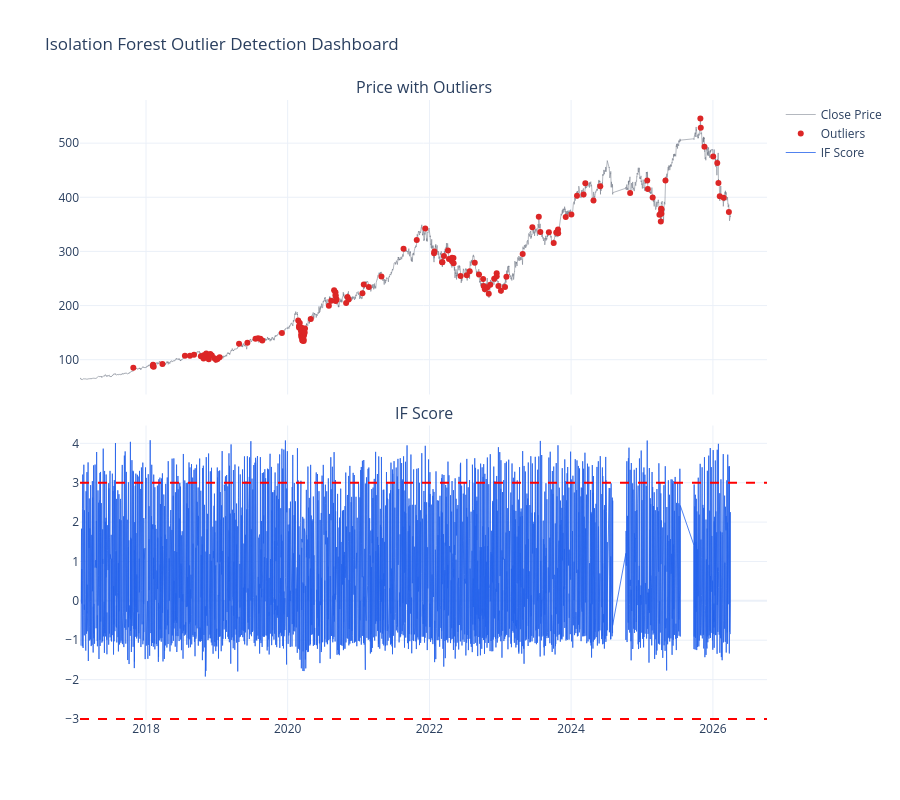

Source (notebook cell):
### Code cell
# Isolation Forest (IF)

if "df_model" not in globals():
    raise ValueError("df_model not found. Run feature-engineering cell first.")

features = FEATURES
part = df_model.copy().sort_values("quote_datetime").reset_index(drop=True)
active_features = [c for c in features if c in part.columns]
window_z = WINDOW_Z
roll_window = ROLL_WINDOW

for col in active_features:
    mu = part[col].rolling(window_z).mean()
    sd = part[col].rolling(window_z).std()
    part[f"{col}_z"] = (part[col] - mu) / (sd + 1e-8)

ml_features = []
for col in active_features:
    zc = f"{col}_z"
    if zc in part.columns:
        ml_features.extend([col, zc])

part = part.dropna(subset=ml_features).reset_index(drop=True)
X = part[ml_features].values
X_scaled = StandardScaler().fit_transform(X)

iforest = IsolationForest(
    n_estimators=N_ESTIMATORS,
    contamination=CONTAMINATION,
    random_state=42,
    n_jobs=-1,
 )
iforest.fit(X_scaled)

part["iforest_flag"] = (iforest.predict(X_scaled) == -1).astype(int)
part["iforest_score"] = -iforest.decision_function(X_scaled)

mu2 = part["iforest_score"].rolling(roll_window).mean()
sd2 = part["iforest_score"].rolling(roll_window).std()
part["if_z20"] = (part["iforest_score"] - mu2) / (sd2 + 1e-8)

flagged = part[part["iforest_flag"] == 1]

fig = make_subplots(
    rows=2, cols=1, shared_xaxes=True, vertical_spacing=0.05,
    subplot_titles=("Price with Outliers", "IF Score")
)

fig.add_trace(
    go.Scatter(
        x=part["quote_datetime"],
        y=part["close"],
        name="Close Price",
        line=dict(color=COLORS["normal"], width=1),
        opacity=0.5,
    ),
    row=1, col=1,
 )

fig.add_trace(
    go.Scatter(
        x=flagged["quote_datetime"],
        y=flagged["close"],
        mode="markers",
        name="Outliers",
        marker=dict(color=COLORS["anomaly"], size=6),
    ),
    row=1, col=1,
 )

fig.add_trace(
    go.Scatter(
        x=part["quote_datetime"],
        y=part["if_z20"],
        name="IF Score",
        line=dict(color=COLORS["price"], width=0.8),
    ),
    row=2, col=1,
 )

fig.add_hline(y=3, line_dash="dash", line_color="red", row=2, col=1)
fig.add_hline(y=-3, line_dash="dash", line_color="red", row=2, col=1)

fig.update_layout(height=800, title_text="Isolation Forest Outlier Detection Dashboard", template="plotly_white", showlegend=True)
fig.show()

print("Isolation Forest anomalies:", int(part["iforest_flag"].sum()))

### Figure 1 — Plotly figure (JSON) as saved in the notebook; plotly's stock layout.template omitted (floating-point values rounded to 4 significant figures; data arrays with more than 128 entries replaced by an {"elided": "..."} marker saying what was removed)
{"data": [{"line": {"color": "#6b7280", "width": 1}, "name": "Close Price", "opacity": 0.5, "type": "scatter", "x": {"elided": "15390 str values"}, "xaxis": "x", "y": {"elided": "15390 float values"}, "yaxis": "y"}, {"marker": {"color": "#dc2626", "size": 6}, "mode": "markers", "name": "Outliers", "type": "scatter", "x": {"elided": "154 str values"}, "xaxis": "x", "y": {"elided": "154 float values"}, "yaxis": "y"}, {"line": {"color": "#2563eb", "width": 0.8}, "name": "IF Score", "type": "scatter", "x": {"elided": "15390 str values"}, "xaxis": "x2", "y": {"elided": "15390 float values"}, "yaxis": "y2"}], "layout": {"annotations": [{"font": {"size": 16}, "showarrow": false, "text": "Price with Outliers", "x": 0.5, "xanchor": "center", "xref": "paper", "y": 1, "yanchor": "bottom", "yref": "paper"}, {"font": {"size": 16}, "showarrow": false, "text": "IF Score", "x": 0.5, "xanchor": "center", "xref": "paper", "y": 0.475, "yanchor": "bottom", "yref": "paper"}], "height": 800, "shapes": [{"line": {"color": "red", "dash": "dash"}, "type": "line", "x0": 0, "x1": 1, "xref": "x2 domain", "y0": 3, "y1": 3, "yref": "y2"}, {"line": {"color": "red", "dash": "dash"}, "type": "line", "x0": 0, "x1": 1, "xref": "x2 domain", "y0": -3, "y1": -3, "yref": "y2"}], "showlegend": true, "title": {"text": "Isolation Forest Outlier Detection Dashboard"}, "xaxis": {"anchor": "y", "domain": [0, 1], "matches": "x2", "showticklabels": false}, "xaxis2": {"anchor": "y2", "domain": [0, 1]}, "yaxis": {"anchor": "x", "domain": [0.525, 1]}, "yaxis2": {"anchor": "x2", "domain": [0, 0.475]}}}
